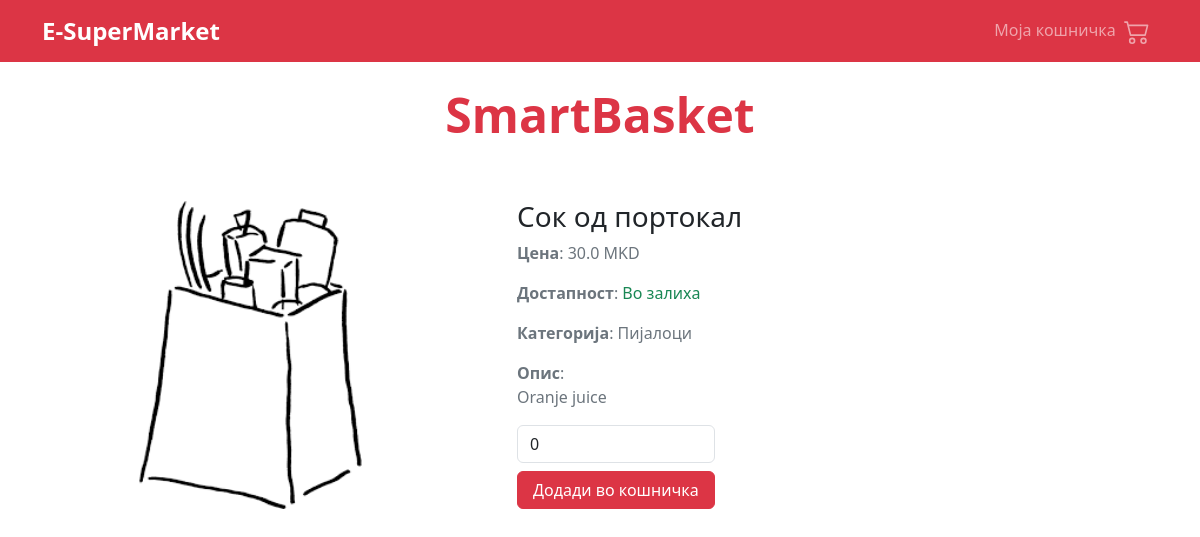
Page /product-detail/3 on the committed database.
### SmartBasket/models.py (models this page shows, shortened)
class Product(models.Model):
    name = models.CharField(max_length=100)
    price = models.FloatField()
    category = models.ForeignKey(Category, on_delete=models.CASCADE)
    image = models.ImageField(upload_to='images/')
    description = models.TextField()
    quantity = models.IntegerField()

class Category(models.Model):
    name = models.CharField(max_length=100)
    market = models.ForeignKey(Market, on_delete=models.CASCADE)

### SmartBasket/views.py (the view)
# urls.py: path('product-detail/<str:product_id>', product_details, name='product'),
def product_details(request, product_id):
    product = Product.objects.get(id=product_id)
    return render(request, 'product_details.html', {'product': product, 'error': 'None'})

### templates/product_details.html (shortened to what this page needs)
{% extends "customer_base.html" %}
{% block content %}
    <div class="container mt-4">
        <div class="row">
            <div class="col-md-12 text-center">
                <h1 class="display-5 text-danger fw-bold">SmartBasket</h1>
            </div>
        </div>
        <div class="row mt-5">
            <div class="col-md-1"></div>
            <div class="col-md-3">
                <img src="{{ MEDIA_URL }}{{ product.image.url }}" alt="{{ product.name }}" class="h-100">
            </div>
            <div class="col-md-1"></div>
            <div class="col-md-7">
                <h3>{{ product.name }}</h3>
                <p class="text-secondary"><span class="fw-bold">Цена</span>: {{ product.price }} MKD</p>
                <p class="text-secondary"><span class="fw-bold">Достапност</span>:
                    {% if product.quantity > 0 %}
                        <span class="text-success">Во залиха</span>
                    {% else %}
                        <span class="text-danger">Нема во залиха</span>
                    {% endif %}
                </p>
                <p class="text-secondary"><span class="fw-bold">Категорија</span>: {{ product.category.name }}</p>
                <p class="text-secondary"><span class="fw-bold">Опис</span>: <br />
                    {{ product.description }}
                </p>
                <form action="{% url 'add-to-cart' product.id %}" method="post">
                    <div class="row">
                        <div class="col-md-4">
                            <input type="number" name="quantity" id="quantity" class="form-control" value="0" min="1" max="{{ product.quantity }}">
                        </div>
                    </div>
                    <div class="row">
                        <div class="col-md-4">
                            <button type="submit" class="w-100 btn btn-danger mt-2">Додади во кошничка</button>
                        </div>
                    </div>
                </form>
            </div>
        </div>
    </div>
{% endblock %}

### rows in the picture
Product: image (picture), name "Сок од портокал", price "30.0", category.name "Пијалоци", description "Oranje juice"
